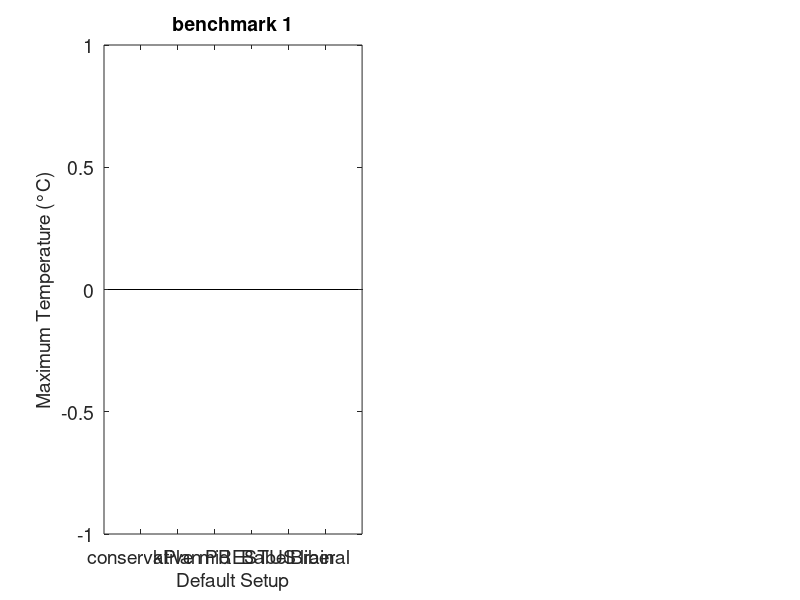

Write MATLAB code to recreate this figure. (Note: this script raises an error after producing the figure.)
% Set up root path and directories
currentFile = mfilename('fullpath');
[pathstr,~,~] = fileparts(currentFile);
cd(fullfile(pathstr, '..'))
rootpath = pwd;

setup_list = {'itrusst_protocol1_conservative', ...
                'itrusst_protocol1_kPlan', ...
                'itrusst_protocol1_mid', ...
                'itrusst_protocol1_PRESTUS', ...
                'itrusst_protocol1_BabelBrain', ...
                'itrusst_protocol1_liberal'};

subject_list = {'sub-001', 'sub-002'};

pn.figures = fullfile(rootpath, 'figures');

% Preallocate result matrices
n_setups = numel(setup_list);
n_subjects = numel(subject_list);

maxT_mat = nan(n_subjects, n_setups);
isppa_mat = nan(n_subjects, n_setups);

% Loop over setups and subjects
for s = 1:n_setups
    setup = setup_list{s};
    for sub = 1:n_subjects
        subject = subject_list{sub};
        data_dir = fullfile(rootpath, 'data', 'tussim', setup, subject);
        filename = fullfile(data_dir, [subject '_phantom_output_table.csv']);
        if isfile(filename)
            T = readtable(filename);
            if all(ismember({'isppa_at_target','maxT'}, T.Properties.VariableNames))
                maxT_mat(sub, s) = T.maxT(1);
                isppa_mat(sub, s) = T.isppa_at_target(1);
            else
                warning('File %s lacks required columns.', filename);
            end
        else
            warning('File %s not found.', filename);
        end
    end
end

% Assume maxT_mat and isppa_mat are [2 x 4] arrays: rows=subjects, cols=setups
setup_list = {'conservative', 'kPlan', 'mid', 'PRESTUS', 'BabelBrain', 'liberal'};
subject_list = {'sub-001', 'sub-002'};

% ------- Maximum Temperature -------
h = figure;
for i = 1:2
    subplot(1,2,i);
    bar(maxT_mat(i,:), 'FaceColor', [.2 .5 .7]);
    set(gca, 'XTick', 1:size(isppa_mat,2), 'XTickLabel', setup_list, 'FontSize', 14);
    xlabel('Default Setup', 'FontSize', 14);
    ylabel('Maximum Temperature (°C)', 'FontSize', 14);
    title(['benchmark ', num2str(i)], 'FontSize', 14);
    ylim([min(maxT_mat(:))-0.5, max(maxT_mat(:))+0.5]);
    grid on;
    xtickangle(30);
end
figureName = ['pipeline_temperature'];
h.Color = 'white';
h.InvertHardcopy = 'off';
saveas(h, fullfile(pn.figures, figureName), 'epsc');
saveas(h, fullfile(pn.figures, figureName), 'png');

% ------- Target Intensity -------
h = figure;
for i = 1:2
    subplot(1,2,i);
    bar(isppa_mat(i,:), 'FaceColor', [.7 .2 .2]);
    set(gca, 'XTick', 1:size(isppa_mat,2), 'XTickLabel', setup_list, 'FontSize', 14);
    xlabel('Default Setup', 'FontSize', 14);
    ylabel('Target Intensity', 'FontSize', 14);
    title(['benchmark ', num2str(i)], 'FontSize', 14);
    grid on;
    xtickangle(30);
    ylim([0 60])
end
figureName = ['pipeline_intensity'];
h.Color = 'white';
h.InvertHardcopy = 'off';
saveas(h, fullfile(pn.figures, figureName), 'epsc');
saveas(h, fullfile(pn.figures, figureName), 'png');